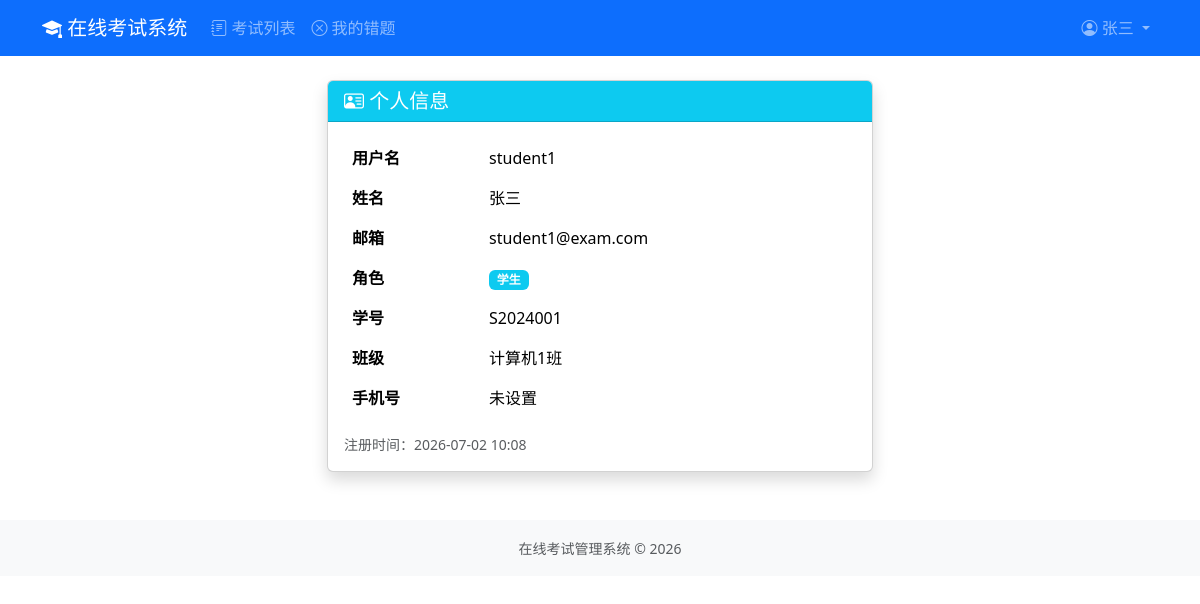
/accounts/profile/ (signed in), run on the app's committed database.
### accounts/models.py (models this page shows, shortened)
class Student(models.Model):
    user = models.OneToOneField(User, on_delete=models.CASCADE, related_name="student_profile")
    student_id = models.CharField("学号", max_length=20, unique=True)
    class_name = models.CharField("班级", max_length=50, blank=True)
    phone = models.CharField("手机号", max_length=11, blank=True)
    class Meta:
        verbose_name = "学生"
        verbose_name_plural = "学生管理"

### accounts/views.py (the view)
# urls.py: path('profile/', views.profile_view, name='profile'),
@login_required
def profile_view(request):
    try:
        student = request.user.student_profile
        return render(request, "accounts/profile.html", {
            "student": student, "is_teacher": False,
        })
    except:
        return render(request, "accounts/profile.html", {"is_teacher": True})

### accounts/templates/accounts/profile.html (shortened to what this page needs)
{% extends 'base.html' %}
{% block content %}
<div class="row justify-content-center mt-4">
    <div class="col-md-6">
        <div class="card shadow">
            <div class="card-header bg-info text-white">
                <h5 class="mb-0"><i class="bi bi-person-vcard"></i> 个人信息</h5>
            </div>
            <div class="card-body">
                <table class="table table-borderless">
                    <tr><th>用户名</th><td>{{ user.username }}</td></tr>
                    <tr><th>姓名</th><td>{{ user.get_full_name|default:'未设置' }}</td></tr>
                    <tr><th>邮箱</th><td>{{ user.email|default:'未设置' }}</td></tr>
                    {% if is_teacher %}
                        <tr><th>角色</th><td><span class="badge bg-warning text-dark">教师</span></td></tr>
                        <tr><th>工号</th><td>{{ user.teacher_profile.teacher_id }}</td></tr>
                        <tr><th>院系</th><td>{{ user.teacher_profile.department|default:'未设置' }}</td></tr>
                    {% else %}
                        <tr><th>角色</th><td><span class="badge bg-info">学生</span></td></tr>
                        <tr><th>学号</th><td>{{ student.student_id }}</td></tr>
                        <tr><th>班级</th><td>{{ student.class_name|default:'未设置' }}</td></tr>
                        <tr><th>手机号</th><td>{{ student.phone|default:'未设置' }}</td></tr>
                    {% endif %}
                </table>
                <div class="text-muted small mt-3">
                    注册时间：{{ user.date_joined|date:'Y-m-d H:i' }}
                </div>
            </div>
        </div>
    </div>
</div>
{% endblock %}

### templates/base.html (shortened to what this page needs)
<!DOCTYPE html>
<html lang="zh-CN">
<head>
    <link href="https://cdn.bootcdn.net/ajax/libs/bootstrap/5.3.3/css/bootstrap.min.css" rel="stylesheet">
    <link href="https://cdn.bootcdn.net/ajax/libs/bootstrap-icons/1.11.3/font/bootstrap-icons.css" rel="stylesheet">
</head>
<body>
    <nav class="navbar navbar-expand-lg navbar-dark bg-primary">
        <div class="container">
            <a class="navbar-brand" href="{% url 'exams:exam_list' %}">
                <i class="bi bi-mortarboard-fill"></i> 在线考试系统
            </a>
            <div class="collapse navbar-collapse" id="navbarNav">
                <ul class="navbar-nav me-auto">
                    <li class="nav-item">
                        <a class="nav-link" href="{% url 'exams:exam_list' %}"><i class="bi bi-journal-text"></i> 考试列表</a>
                    </li>
                    {% if user.is_authenticated and not user.is_staff %}
                    <li class="nav-item">
                        <a class="nav-link" href="{% url 'exams:wrong_questions' %}"><i class="bi bi-x-circle"></i> 我的错题</a>
                    </li>
                    {% endif %}
                </ul>
                <ul class="navbar-nav">
                    {% if user.is_authenticated %}
                    <li class="nav-item dropdown">
                        <a class="nav-link dropdown-toggle" href="#" role="button" data-bs-toggle="dropdown">
                            <i class="bi bi-person-circle"></i>
                            {% if user.get_full_name %}{{ user.get_full_name }}{% else %}{{ user.username }}{% endif %}
                        </a>
                    </li>
                    {% endif %}
                </ul>
            </div>
        </div>
    </nav>
    <div class="container mt-3">
        {% block content %}{% endblock %}
    </div>
    <footer class="footer mt-5 py-3 bg-light">
        <div class="container text-center text-muted">
            <small>在线考试管理系统 &copy; {% now 'Y' %}</small>
        </div>
    </footer>
</body>
</html>

### data on the page
Student: student_id "S2024001", class_name "计算机1班", phone "未设置"

### other printed values
{{ user.get_full_name }} "张三"
{{ user.username }} "student1"
{{ user.get_full_name|default:'未设置' }} "张三"
{{ user.email|default:'未设置' }} "student1@exam.com"
{{ user.date_joined|date:'Y-m-d H:i' }} "2026-07-02 10:08"
